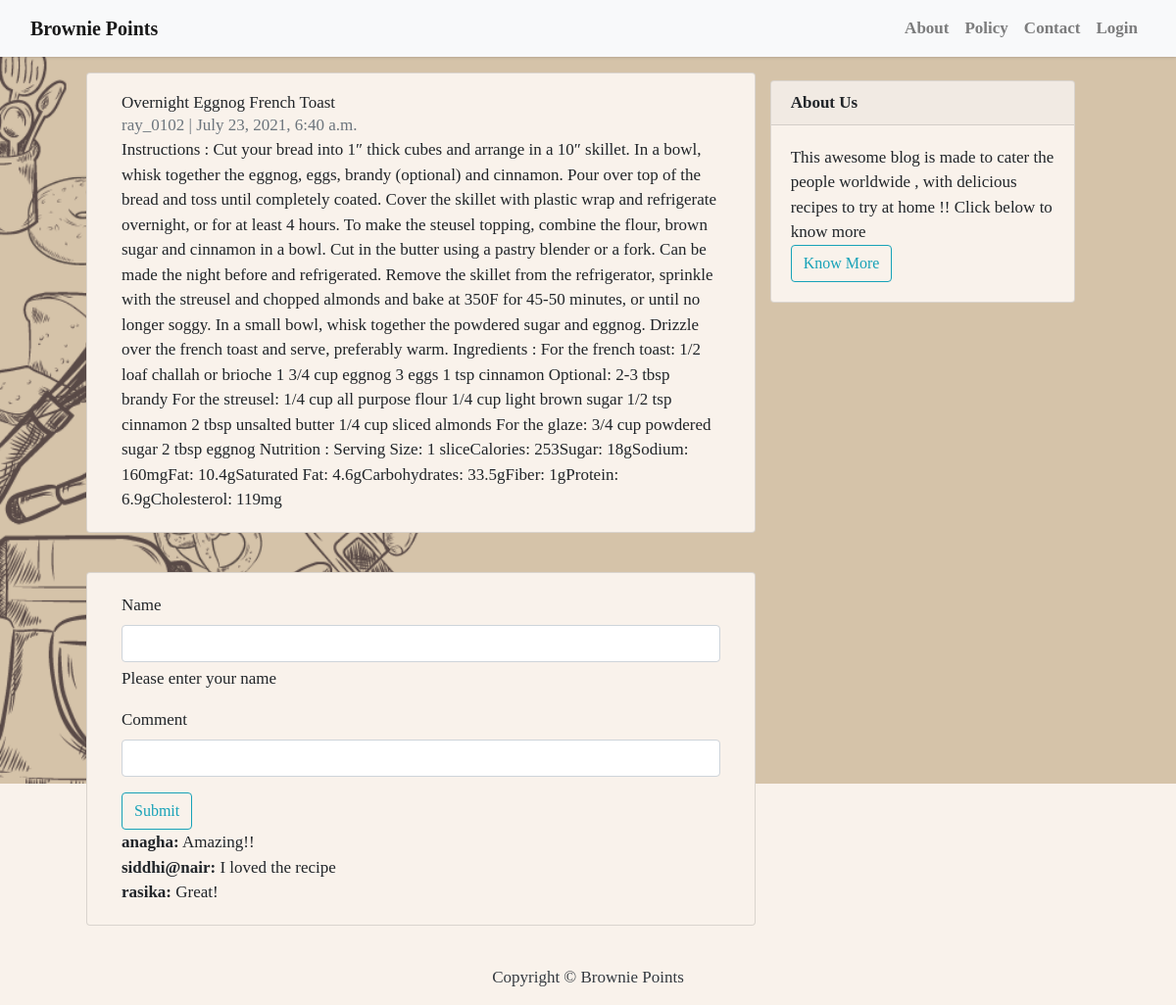
/blog/10, run on the app's committed database.
### blog/models.py (models this page shows, shortened)
class Post(models.Model):
    id = models.IntegerField(primary_key=True)
    title = models.CharField(max_length=200, unique=True)
    slug = models.SlugField(max_length=200, unique=True)
    author = models.ForeignKey(User, on_delete= models.CASCADE,related_name='blog_posts')
    updated_on = models.DateTimeField(auto_now= True)
    content = models.TextField()
    created_on = models.DateTimeField(auto_now_add=True)
    status = models.IntegerField(choices=STATUS, default=0)
    image = models.ImageField(upload_to='images', default='mysite\blog\static\img\bg2.png')
    class Meta:
        ordering = ['-created_on']
    class Meta:
        db_table = "myapp_image"

class CommentModel(models.Model):
    your_name = models.CharField(max_length=20)
    comment_text = models.TextField()
    blog = models.ForeignKey('Post', on_delete=models.CASCADE)

### blog/views.py (the view)
# urls.py: path('blog/<int:_id>', BlogDetailView, name='post_detail'),
def BlogDetailView(request,_id):
    try:
        data =Post.objects.get(id =_id)
        comments = CommentModel.objects.filter(blog = data)
    except Post.DoesNotExist:
        raise Http404('Data does not exist')
    if request.method == 'POST':
        your_name=request.POST.get('your_name')
        comment_text=request.POST.get('comment_text')
        comment=CommentModel(your_name=your_name,comment_text=comment_text,blog=data)
        comment.save()
        return redirect(f'/blog/{_id}')
    context = {
            'data':data,
            'comments':comments,
        }
    return render(request,'post_detail.html',context)

### blog/templates/post_detail.html (shortened to what this page needs)
{% extends 'base.html' %} {% block content %}
<div class="container">
  <div class="row">
    <div class="col-md-8 card mb-4 mt-3 left top">
      <div class="card-body">
        <h1>{% block title %} {{ data.title }} {% endblock title %}</h1>
        <p class="text-muted">{{ data.author }} | {{ data.created_on }}</p>
        <p class="card-text">{{ data.content | safe }}</p>
      </div>
    </div>
     {% block sidebar %} {% include 'sidebar.html' %} {% endblock sidebar %}
  </div>
</div>
<div class="container">
  <div class="row">
    <div class="col-md-8 card mb-4 mt-3 left top">
      <div class="card-body">
    <form method="post">
      <div class="mb-3">
        <label for="exampleInputEmail1" class="form-label">Name</label>
        <input type="name" name="your_name" class="form-control" id="exampleInputEmail1" aria-describedby="emailHelp">
        <div id="emailHelp" class="form-text">Please enter your name</div>
      </div>
      <div class="mb-3">
        <label for="exampleInputPassword1" class="form-label">Comment</label>
        <input type="text" class="form-control" name="comment_text" id="exampleInputPassword1">
      </div>
      <button type="submit" class="btn btn-outline-info" >Submit</button>
    </form>
 {%for comment in comments%}
    <p><strong>{{comment.your_name}}:</strong> {{comment.comment_text}}</p>
    {%endfor %}
  </div>
</div>
</div>
</div>
{% endblock content %}

### blog/templates/sidebar.html (style rules this page uses)
.card { background-color: #f9f2eb; }

### data on the page
Post: title "Overnight Eggnog French Toast", author "ray_0102", created_on "July 23, 2021, 6:40 a.m.", content "Instructions : Cut your bread into 1″ thick cubes and arrange in a 10″ skillet. In a bowl, whisk together the eggnog, eggs, brandy (optional) and cinnamon. Pour over top of the bread and toss until completely coated. Cover the skillet with plastic wrap and refrigerate overnight, or for at least 4 hours. To make the steusel topping, combine the flour, brown sugar and cinnamon in a bowl. Cut in the butter using a pastry blender or a fork. Can be made the night before and refrigerated. Remove the skillet from the refrigerator, sprinkle with the streusel and chopped almonds and bake at 350F for 45-50 minutes, or until no longer soggy. In a small bowl, whisk together the powdered sugar and…"
CommentModel: your_name "anagha", comment_text "Amazing!!"
CommentModel: your_name "siddhi@nair", comment_text "I loved the recipe"
CommentModel: your_name "rasika", comment_text "Great!"
